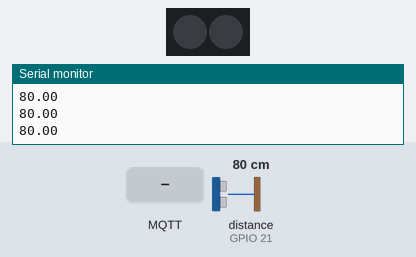
Bench run of a sketch on a simulated ESP32. On the bench: 2 RGB LEDs in strip order, left to right, the last lines printed to the serial monitor. Inputs (shaded band) come from the test bench; at power-on: distance to the obstacle (sensor on GPIO 21) 80 cm. WiFi joins after 1.5 s; servers stay silent unless stated; no MQTT or app messages arrive unless stated.

Above: at 2.8 s.
2.9 s: MQTT message "bypass_1" arrives on the first subscribed topic
At 3.8 s:
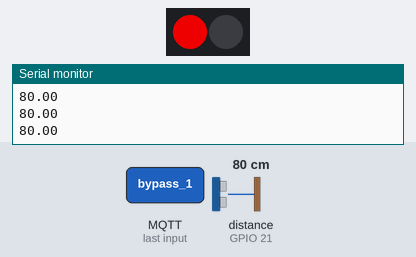
4.6 s: MQTT message "bypass_0" arrives on the first subscribed topic
At 5.5 s:
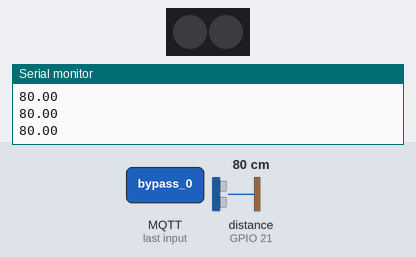
Timing chart, 0 to 7.6 s (numbered marks = the images above; inputs shaded):
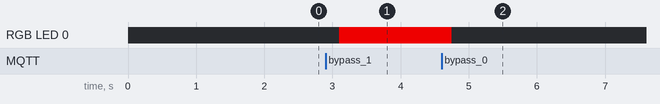

Measured:
- after the input at 2.9 s, RGB LED 0: off → RGB(200, 0, 0) after 0.20 s
- after the input at 4.6 s, RGB LED 0: RGB(200, 0, 0) → off after 0.15 s

The sketch:

Project_3_Sensor_via_MQTT.ino
```cpp
#include <WiFi.h>
#include <WiFiClientSecure.h>
#include <PubSubClient.h>
#include <Adafruit_NeoPixel.h>
#include <HCSR04.h>

UltraSonicDistanceSensor distanceSensor(22, 21);
// ======== RGB LED ========
const int RGBPin    = 15; // RGB pin for Robo ESP32
const int numPixels = 2;  //Number of onboard RGB pixels
Adafruit_NeoPixel pixels(numPixels, RGBPin, NEO_GRB + NEO_KHZ800);

// ======== HiveMQ Cloud (TLS) ========
const char* mqtt_server = "YOUR_HIVEMQ_URL_.s1.eu.hivemq.cloud";
const int   mqtt_port   = 8883;          // TLS port
const char* mqtt_user   = "YOUR_HIVEMQ_CREDENTIAL_USERNAME";
const char* mqtt_pass   = "YOUR_HIVEMQ_CREDENTIAL_PW";

// ======== Topics ========
const char* sub_topic = "aim/bypass";   // expects "bypass_1" / "bypass_0"

WiFiClientSecure espClient;
PubSubClient client(espClient);
const char* ssid     = "YOUR_SSID";
const char* password = "YOUR_PW";

void setup_wifi()
{ Serial.print("Connecting to ");
  Serial.println(ssid);
  WiFi.begin(ssid, password);
  while (WiFi.status() != WL_CONNECTED)
  { delay(400);
    Serial.print(".");
  }
  Serial.println("\nWiFi connected");
  Serial.print("IP: "); Serial.println(WiFi.localIP());

  espClient.setInsecure();
}

// ---------- MQTT callback ----------
void callback(char* topic, byte* payload, unsigned int length)
{ String msg;
  msg.reserve(length);
  for (unsigned int i = 0; i < length; i++) msg += (char)payload[i];
  Serial.print("Message ["); Serial.print(topic); Serial.print("] ");
  Serial.println(msg);

  // Control LED by payload
  if (msg == "bypass_1")  pixels.setPixelColor(0, pixels.Color(200, 0, 0));
  if (msg == "bypass_0")  pixels.setPixelColor(0, pixels.Color(0, 0, 0));
  pixels.show();
}

// ---------- MQTT reconnect ----------
void reconnect()
{ while (!client.connected())
  { Serial.print("Attempting MQTT connection...");
    String clientId = "ESPClient-" + String((uint32_t)ESP.getEfuseMac(), HEX);

    if (client.connect(clientId.c_str(), mqtt_user, mqtt_pass))
    { Serial.println("connected");
      client.subscribe(sub_topic);
      Serial.print("Subscribed to: "); Serial.println(sub_topic);
    }
    else
    { Serial.print("failed, rc=");  Serial.print(client.state());
      Serial.println("  retry in 5s");  delay(5000);
    }
  }
}

void setup()
{ Serial.begin(9600);
  setup_wifi();
  client.setServer(mqtt_server, mqtt_port);
  client.setCallback(callback);

  pixels.begin();  pixels.clear(); pixels.show();
}

float distance;
void loop()
{ if (!client.connected()) reconnect();
  client.loop();

  distance = distanceSensor.measureDistanceCm();
  Serial.println(distance);
  if(distance<0)  distance = 0;
  if(distance>20) distance = 20;

  String distanceStr = String(distance);
  client.publish("aim/distance", distanceStr.c_str());
  delay(200);
}
```
